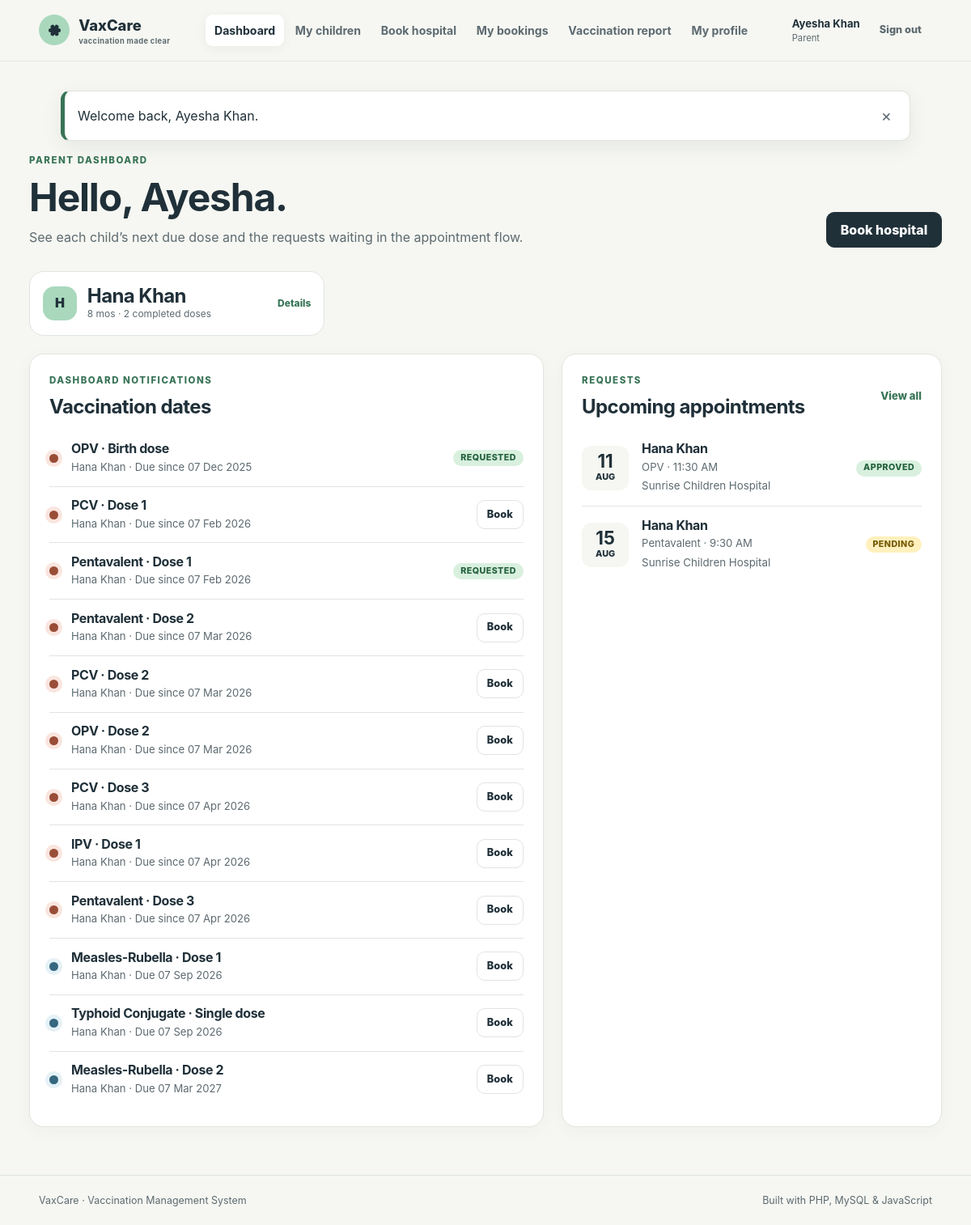
The page /index.php?route=parent.dashboard (signed in) on the database its author committed.
### tables this page shows
CREATE TABLE `children` (
  `id` bigint(20) unsigned NOT NULL AUTO_INCREMENT,
  `parent_id` bigint(20) unsigned NOT NULL,
  `name` varchar(100) NOT NULL,
  `date_of_birth` date NOT NULL,
  `gender` enum('female','male','other') NOT NULL,
  `blood_group` varchar(5) DEFAULT NULL,
  `medical_notes` varchar(500) DEFAULT NULL,
  `created_at` timestamp NOT NULL DEFAULT current_timestamp(),
  `updated_at` timestamp NOT NULL DEFAULT current_timestamp() ON UPDATE current_timestamp(),
  PRIMARY KEY (`id`),
  KEY `idx_children_parent` (`parent_id`),
  KEY `idx_children_birth` (`date_of_birth`),
  CONSTRAINT `fk_child_parent` FOREIGN KEY (`parent_id`) REFERENCES `users` (`id`) ON DELETE CASCADE
);

CREATE TABLE `vaccines` (
  `id` bigint(20) unsigned NOT NULL AUTO_INCREMENT,
  `name` varchar(100) NOT NULL,
  `disease` varchar(140) NOT NULL,
  `dose_label` varchar(60) NOT NULL,
  `recommended_age_months` smallint(5) unsigned NOT NULL,
  `description` varchar(500) DEFAULT NULL,
  `is_active` tinyint(1) NOT NULL DEFAULT 1,
  `created_at` timestamp NOT NULL DEFAULT current_timestamp(),
  PRIMARY KEY (`id`),
  UNIQUE KEY `uq_vaccine_schedule` (`name`,`dose_label`,`recommended_age_months`),
  KEY `idx_vaccine_age_active` (`recommended_age_months`,`is_active`)
);

CREATE TABLE `appointments` (
  `id` bigint(20) unsigned NOT NULL AUTO_INCREMENT,
  `parent_id` bigint(20) unsigned NOT NULL,
  `child_id` bigint(20) unsigned NOT NULL,
  `hospital_id` bigint(20) unsigned NOT NULL,
  `vaccine_id` bigint(20) unsigned NOT NULL,
  `appointment_date` date NOT NULL,
  `appointment_time` time NOT NULL,
  `reason` varchar(300) DEFAULT NULL,
  `status` enum('pending','approved','rejected','completed','not_vaccinated') NOT NULL DEFAULT 'pending',
  `admin_notes` varchar(500) DEFAULT NULL,
  `hospital_notes` varchar(500) DEFAULT NULL,
  `approved_by` bigint(20) unsigned DEFAULT NULL,
  `approved_at` datetime DEFAULT NULL,
  `completed_at` datetime DEFAULT NULL,
  `created_at` timestamp NOT NULL DEFAULT current_timestamp(),
  `updated_at` timestamp NOT NULL DEFAULT current_timestamp() ON UPDATE current_timestamp(),
  PRIMARY KEY (`id`),
  KEY `fk_appointment_child` (`child_id`),
  KEY `fk_appointment_vaccine` (`vaccine_id`),
  KEY `fk_appointment_admin` (`approved_by`),
  KEY `idx_appointments_parent` (`parent_id`,`appointment_date`),
  KEY `idx_appointments_hospital` (`hospital_id`,`status`,`appointment_date`),
  KEY `idx_appointments_status_date` (`status`,`appointment_date`),
  CONSTRAINT `fk_appointment_admin` FOREIGN KEY (`approved_by`) REFERENCES `users` (`id`) ON DELETE SET NULL,
  CONSTRAINT `fk_appointment_child` FOREIGN KEY (`child_id`) REFERENCES `children` (`id`) ON DELETE CASCADE,
  CONSTRAINT `fk_appointment_hospital` FOREIGN KEY (`hospital_id`) REFERENCES `hospitals` (`id`),
  CONSTRAINT `fk_appointment_parent` FOREIGN KEY (`parent_id`) REFERENCES `users` (`id`) ON DELETE CASCADE,
  CONSTRAINT `fk_appointment_vaccine` FOREIGN KEY (`vaccine_id`) REFERENCES `vaccines` (`id`)
);

CREATE TABLE `users` (
  `id` bigint(20) unsigned NOT NULL AUTO_INCREMENT,
  `role` enum('admin','parent','hospital') NOT NULL,
  `name` varchar(100) NOT NULL,
  `email` varchar(190) NOT NULL,
  `password_hash` varchar(255) NOT NULL,
  `phone` varchar(30) DEFAULT NULL,
  `status` enum('active','inactive') NOT NULL DEFAULT 'active',
  `created_at` timestamp NOT NULL DEFAULT current_timestamp(),
  `updated_at` timestamp NOT NULL DEFAULT current_timestamp() ON UPDATE current_timestamp(),
  PRIMARY KEY (`id`),
  UNIQUE KEY `email` (`email`),
  KEY `idx_users_role_status` (`role`,`status`)
);

### app/helpers.php (called while the page is built, shortened)
<?php
function e(mixed $value): string
{
    return htmlspecialchars((string) $value, ENT_QUOTES | ENT_SUBSTITUTE, 'UTF-8');
}
function url(string $route = 'home', array $query = []): string
{
    global $config;
    $query = array_merge(['route' => $route], $query);
    return ($config['base_url'] ?: 'index.php') . '?' . http_build_query($query);
}
function display_date(?string $date, string $format = 'd M Y'): string
{
    return (new DateTimeImmutable($date))->format($format);
}
function status_label(string $status): string
{
    return ucwords(str_replace('_', ' ', $status));
}
function age_label(string $dateOfBirth): string
{
    $birth = new DateTimeImmutable($dateOfBirth);
    $now = new DateTimeImmutable('today');
    $difference = $birth->diff($now);
    return $difference->m . ' mo' . ($difference->m === 1 ? '' : 's');
}
function render(string $view, array $data = []): never
{
    $viewFile = __DIR__ . '/views/' . $view . '.php';
    extract($data, EXTR_SKIP);
    require __DIR__ . '/views/layout/header.php';
    require $viewFile;
    require __DIR__ . '/views/layout/footer.php';
    exit;
}

### app/controllers/ParentController.php (called while the page is built, shortened)
<?php
function parent_dashboard(PDO $pdo): never
{
    $parent = require_role('parent');
    $childrenStatement = $pdo->prepare(
        'SELECT c.*, (SELECT COUNT(*) FROM vaccination_records vr WHERE vr.child_id = c.id) completed_doses
         FROM children c WHERE c.parent_id = ? ORDER BY c.name'
    );
    $childrenStatement->execute([$parent['id']]);
    $children = $childrenStatement->fetchAll();
    $scheduleStatement = $pdo->prepare(
        'SELECT c.id child_id, c.name child_name, v.id vaccine_id, v.name vaccine_name, v.dose_label,
                DATE_ADD(c.date_of_birth, INTERVAL v.recommended_age_months MONTH) due_date,
                EXISTS(SELECT 1 FROM appointments a WHERE a.child_id = c.id AND a.vaccine_id = v.id AND a.status IN ("pending", "approved")) is_booked
         FROM children c CROSS JOIN vaccines v
         WHERE c.parent_id = ? AND v.is_active = 1
           AND NOT EXISTS (SELECT 1 FROM vaccination_records vr WHERE vr.child_id = c.id AND vr.vaccine_id = v.id)
         ORDER BY due_date, c.name LIMIT 12'
    );
    $scheduleStatement->execute([$parent['id']]);
    $schedule = $scheduleStatement->fetchAll();
    $appointmentsStatement = $pdo->prepare(
        'SELECT a.*, c.name child_name, v.name vaccine_name, v.dose_label, hu.name hospital_name
         FROM appointments a JOIN children c ON c.id = a.child_id JOIN vaccines v ON v.id = a.vaccine_id
         JOIN hospitals h ON h.id = a.hospital_id JOIN users hu ON hu.id = h.user_id
         WHERE a.parent_id = ? AND a.appointment_date >= CURDATE() AND a.status IN ("pending", "approved")
         ORDER BY a.appointment_date, a.appointment_time LIMIT 6'
    );
    $appointmentsStatement->execute([$parent['id']]);
    render('parent/dashboard', [
        'title' => 'Parent dashboard', 'children' => $children,
        'schedule' => $schedule, 'appointments' => $appointmentsStatement->fetchAll(),
    ]);
}

### public/index.php (called while the page is built, shortened)
<?php
require_once dirname(__DIR__) . '/app/bootstrap.php';
require_once dirname(__DIR__) . '/app/controllers/ParentController.php';
$route = (string) ($_GET['route'] ?? 'home');
$routes = [
    'home' => 'auth_home',
    'login' => 'auth_login',
    'register.parent' => 'auth_register_parent',
    'register.hospital' => 'auth_register_hospital',
    'logout' => 'auth_logout',
    'admin.dashboard' => 'admin_dashboard',
    'admin.children' => 'admin_children',
    'admin.requests' => 'admin_requests',
    'admin.request.update' => 'admin_request_update',
    'admin.hospitals' => 'admin_hospitals',
    'admin.hospital.save' => 'admin_hospital_save',
    'admin.hospital.delete' => 'admin_hospital_delete',
    'admin.vaccines' => 'admin_vaccines',
    'admin.bookings' => 'admin_bookings',
    'admin.reports' => 'admin_reports',
    'parent.dashboard' => 'parent_dashboard',
    'parent.children' => 'parent_children',
    'parent.child.save' => 'parent_child_save',
    'parent.child.delete' => 'parent_child_delete',
    'parent.hospitals' => 'parent_hospitals',
    'parent.booking.create' => 'parent_booking_create',
    'parent.bookings' => 'parent_bookings',
    'parent.report' => 'parent_report',
    'parent.profile' => 'parent_profile',
    'hospital.dashboard' => 'hospital_dashboard',
    'hospital.inventory' => 'hospital_inventory',
    'hospital.inventory.update' => 'hospital_inventory_update',
    'hospital.appointments' => 'hospital_appointments',
    'hospital.appointment.update' => 'hospital_appointment_update',
];
$routes[$route]($pdo);

### app/auth.php (called while the page is built, shortened)
<?php
function current_user(): ?array
{
    return $_SESSION['user'] ?? null;
}

### app/config.php (called while the page is built, shortened)
<?php
return [
    'app_name' => 'VaxCare',
    'base_url' => rtrim((string) (getenv('APP_URL') ?: ''), '/'),
    'timezone' => (string) (getenv('APP_TIMEZONE') ?: 'Asia/Karachi'),
    'db' => [
        'host' => (string) (getenv('DB_HOST') ?: '127.0.0.1'),
        'port' => (int) (getenv('DB_PORT') ?: 3306),
        'name' => (string) (getenv('DB_DATABASE') ?: 'vaccination_management'),
        'user' => (string) (getenv('DB_USERNAME') ?: 'root'),
        'pass' => (string) (getenv('DB_PASSWORD') ?: ''),
        'charset' => 'utf8mb4',
    ],
];

### app/bootstrap.php (called while the page is built, shortened)
<?php
$config = require __DIR__ . '/config.php';
date_default_timezone_set($config['timezone']);
require_once __DIR__ . '/helpers.php';
require_once __DIR__ . '/auth.php';

### app/views/parent/dashboard.php (the view)
<div class="page-heading"><div><span class="eyebrow">Parent dashboard</span><h1>Hello, <?= e(explode(' ', current_user()['name'])[0]) ?>.</h1><p>See each child’s next due dose and the requests waiting in the appointment flow.</p></div><a class="button" href="<?= e(url('parent.hospitals')) ?>">Book hospital</a></div>
<?php if (!$children): ?><section class="welcome-card"><div><span class="eyebrow">First step</span><h2>Add your child’s details</h2><p>Once the date of birth is saved, the dashboard calculates vaccination dates automatically.</p><a class="button" href="<?= e(url('parent.children')) ?>">Add child</a></div><span class="welcome-shape" aria-hidden="true"></span></section><?php else: ?>
<section class="child-strip" aria-label="Registered children"><?php foreach ($children as $child): ?><article><span class="initial-badge"><?= e(mb_strtoupper(mb_substr($child['name'], 0, 1))) ?></span><div><h2><?= e($child['name']) ?></h2><p><?= e(age_label($child['date_of_birth'])) ?> · <?= (int) $child['completed_doses'] ?> completed dose<?= (int) $child['completed_doses'] === 1 ? '' : 's' ?></p></div><a href="<?= e(url('parent.children', ['edit' => $child['id']])) ?>">Details</a></article><?php endforeach; ?></section>
<?php endif; ?>
<div class="dashboard-columns">
<section class="panel"><div class="panel-heading"><div><span class="eyebrow">Dashboard notifications</span><h2>Vaccination dates</h2></div></div>
<?php if (!$schedule): ?><div class="empty-inline"><p><?= $children ? 'All catalogued doses are recorded.' : 'Add a child to calculate dates.' ?></p></div><?php else: ?><div class="due-list"><?php foreach ($schedule as $dose): ?><?php $due = new DateTimeImmutable($dose['due_date']); $today = new DateTimeImmutable('today'); $state = $due < $today ? 'overdue' : ($due <= $today->modify('+30 days') ? 'due-soon' : 'later'); ?><article class="due-<?= e($state) ?>"><span class="due-marker"></span><div><h3><?= e($dose['vaccine_name']) ?> · <?= e($dose['dose_label']) ?></h3><p><?= e($dose['child_name']) ?> · <?= $state === 'overdue' ? 'Due since ' : 'Due ' ?><?= e(display_date($dose['due_date'])) ?></p></div><?php if ($dose['is_booked']): ?><span class="status status-approved">Requested</span><?php else: ?><a class="button button-small button-secondary" href="<?= e(url('parent.hospitals')) ?>">Book</a><?php endif; ?></article><?php endforeach; ?></div><?php endif; ?>
</section>
<section class="panel"><div class="panel-heading"><div><span class="eyebrow">Requests</span><h2>Upcoming appointments</h2></div><a href="<?= e(url('parent.bookings')) ?>">View all</a></div>
<?php if (!$appointments): ?><div class="empty-inline"><p>No upcoming appointment requests.</p></div><?php else: ?><div class="appointment-stack"><?php foreach ($appointments as $appointment): ?><article><div class="date-tile"><strong><?= e(display_date($appointment['appointment_date'], 'd')) ?></strong><span><?= e(display_date($appointment['appointment_date'], 'M')) ?></span></div><div><h3><?= e($appointment['child_name']) ?></h3><p><?= e($appointment['vaccine_name']) ?> · <?= e(display_date($appointment['appointment_time'], 'g:i A')) ?></p><small><?= e($appointment['hospital_name']) ?></small></div><span class="status status-<?= e($appointment['status']) ?>"><?= e(status_label($appointment['status'])) ?></span></article><?php endforeach; ?></div><?php endif; ?>
</section></div>

### rows shown on the page
children: name "H", name "Hana Khan", date_of_birth "8 mos", completed_doses "2", vaccines.name "OPV", vaccines.dose_label "Birth dose", shows "Due since", due_date "07 Dec 2025", shows "REQUESTED", vaccines.name "PCV", vaccines.dose_label "Dose 1", due_date "07 Feb 2026", vaccines.name "Pentavalent", vaccines.dose_label "Dose 2", due_date "07 Mar 2026", vaccines.dose_label "Dose 3", due_date "07 Apr 2026", vaccines.name "IPV", vaccines.name "Measles-Rubella", due_date "07 Sep 2026", vaccines.name "Typhoid Conjugate", vaccines.dose_label "Single dose", due_date "07 Mar 2027"
appointments: appointment_date "11", appointment_date "AUG", child.name "Hana Khan", vaccine.name "OPV", appointment_time "11:30 AM", users.name "Sunrise Children Hospital", status "APPROVED"
appointments: appointment_date "15", appointment_date "AUG", child.name "Hana Khan", vaccine.name "Pentavalent", appointment_time "9:30 AM", users.name "Sunrise Children Hospital", status "PENDING"

### other values the page prints
$label "Dashboard"
$label "My children"
$label "Book hospital"
$label "My bookings"
$label "Vaccination report"
$label "My profile"
$user['name'] "Ayesha Khan"
status_label($role) "Parent"
$flash['message'] "Welcome back, Ayesha Khan."
explode(' ', current_user()['name'])[0] "Ayesha"
